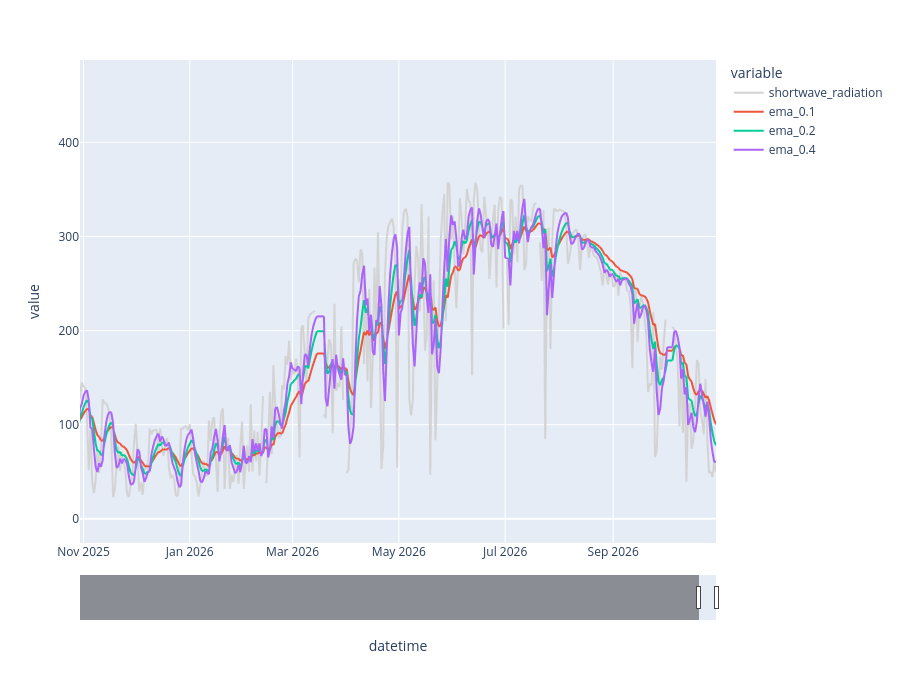

The notebook cell saved with this chart:
### Markdown cell above
TODO: Maybe delete?

### Code cell
ema_df = daily_df[["shortwave_radiation"]].copy()
prev = ema_df["shortwave_radiation"].shift(1)
ema_df["ema_0.1"] = prev.ewm(alpha=0.1, adjust=False, min_periods=1).mean()
ema_df["ema_0.2"] = prev.ewm(alpha=0.2, adjust=False, min_periods=1).mean()
ema_df["ema_0.4"] = prev.ewm(alpha=0.4, adjust=False, min_periods=1).mean()


fig = line_with_slider(
    df=ema_df,
    window=pd.DateOffset(years=1),
    color_discrete_map={"shortwave_radiation": "lightgray"},
)
fig.show()

### Figure 1 — Plotly figure (JSON) as saved in the notebook; plotly's stock layout.template omitted (floating-point values rounded to 4 significant figures; data arrays with more than 128 entries replaced by an {"elided": "..."} marker saying what was removed)
{"data": [{"hovertemplate": "variable=shortwave_radiation<br>datetime=%{x}<br>value=%{y}<extra></extra>", "legendgroup": "shortwave_radiation", "line": {"color": "lightgray", "dash": "solid"}, "marker": {"symbol": "circle"}, "mode": "lines", "name": "shortwave_radiation", "showlegend": true, "type": "scattergl", "x": {"elided": "13452 str values"}, "xaxis": "x", "y": {"elided": "13452 float values"}, "yaxis": "y"}, {"hovertemplate": "variable=ema_0.1<br>datetime=%{x}<br>value=%{y}<extra></extra>", "legendgroup": "ema_0.1", "line": {"color": "#EF553B", "dash": "solid"}, "marker": {"symbol": "circle"}, "mode": "lines", "name": "ema_0.1", "showlegend": true, "type": "scattergl", "x": {"elided": "13452 str values"}, "xaxis": "x", "y": {"elided": "13452 float values"}, "yaxis": "y"}, {"hovertemplate": "variable=ema_0.2<br>datetime=%{x}<br>value=%{y}<extra></extra>", "legendgroup": "ema_0.2", "line": {"color": "#00cc96", "dash": "solid"}, "marker": {"symbol": "circle"}, "mode": "lines", "name": "ema_0.2", "showlegend": true, "type": "scattergl", "x": {"elided": "13452 str values"}, "xaxis": "x", "y": {"elided": "13452 float values"}, "yaxis": "y"}, {"hovertemplate": "variable=ema_0.4<br>datetime=%{x}<br>value=%{y}<extra></extra>", "legendgroup": "ema_0.4", "line": {"color": "#ab63fa", "dash": "solid"}, "marker": {"symbol": "circle"}, "mode": "lines", "name": "ema_0.4", "showlegend": true, "type": "scattergl", "x": {"elided": "13452 str values"}, "xaxis": "x", "y": {"elided": "13452 float values"}, "yaxis": "y"}], "layout": {"height": 700, "legend": {"title": {"text": "variable"}, "tracegroupgap": 0}, "margin": {"t": 60}, "xaxis": {"anchor": "y", "domain": [0, 1], "range": ["2025-10-30T00:00:00+00:00", "2026-10-30T00:00:00+00:00"], "rangeslider": {"thickness": 0.08, "visible": true}, "title": {"text": "datetime"}}, "yaxis": {"anchor": "x", "domain": [0, 1], "title": {"text": "value"}}}}
